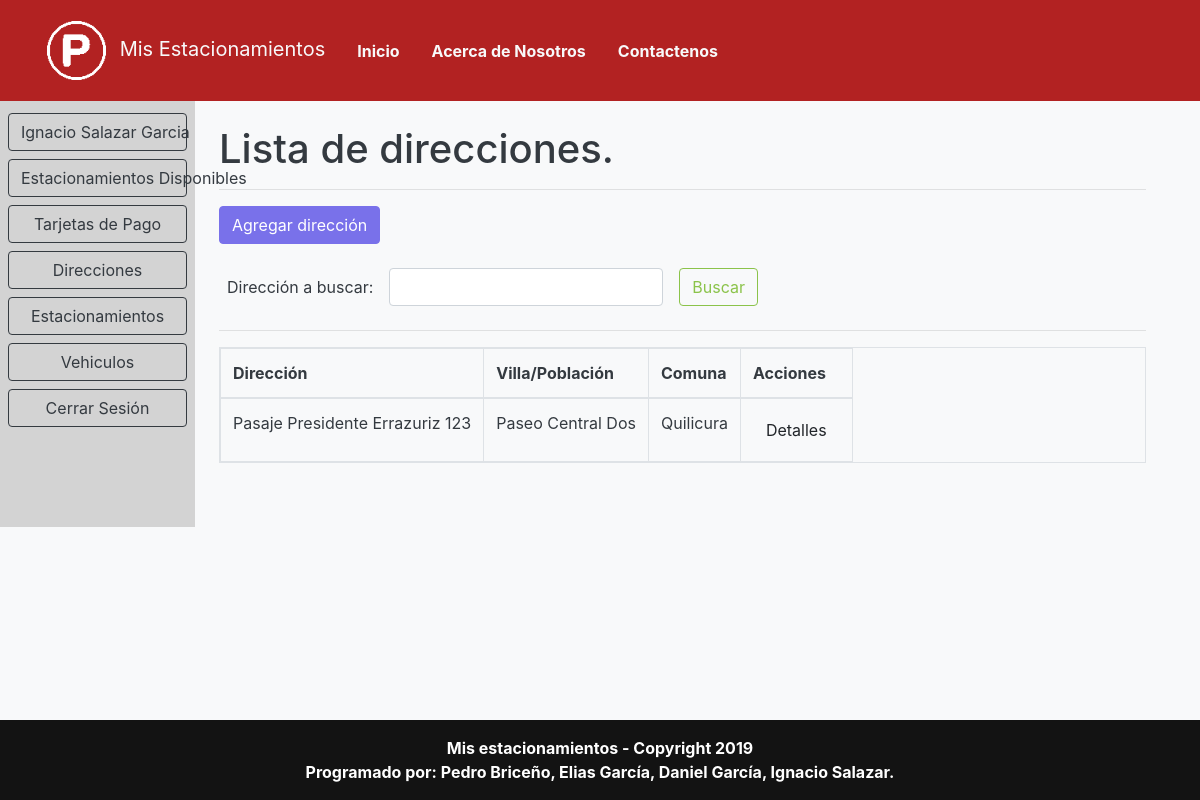
The page /lista/direccion/ (signed in) on the database its author committed.
### appMisEstacionamientos/models/direccionModels.py (models this page shows, shortened)
class Direccion(models.Model):
    tipo_direccion = models.ForeignKey(
        TipoDireccion, on_delete=models.SET_NULL, null=True, help_text='Seleccione tipo de dirección')
    direccion = models.CharField(max_length=50)
    numero = models.CharField(max_length=10, null=True, blank=True)
    tipo_vivienda = models.ForeignKey(
        TipoVivienda, on_delete=models.SET_NULL, null=True, help_text='Seleccione tipo de vivienda')
    piso = models.CharField(max_length=6, null=True, blank=True)
    departamento = models.CharField(max_length=10, null=True, blank=True)
    villa_poblacion = models.CharField(max_length=50, null=True, blank=True)
    comuna = models.ForeignKey(
        Comuna, on_delete=models.SET_NULL, null=True, help_text='Seleccione una comuna')
    codigo_postal = models.CharField(max_length=8, null=True, blank=True)
    direccionLocator = models.TextField(max_length=150, null=True, blank=True)
    longitudLocator = models.DecimalField(default=0, max_digits=9, decimal_places=6)
    latitudLocator = models.DecimalField(default=0, max_digits=8, decimal_places=6)
    usuario = models.ForeignKey(User, on_delete=models.CASCADE)
    class meta:
        ordering = ('id',)
    def get_absolute_url(self):
        return reverse('verDireccion', args=[self.id])

### appMisEstacionamientos/models/helperModels.py (models this page shows, shortened)
class TipoDireccion(models.Model):
    nombre = models.CharField(max_length=15)
    class Meta:
        ordering = ('nombre',)

class Comuna(models.Model):
    nombre = models.CharField(max_length=50)
    class Meta:
        ordering = ('nombre',)

### appMisEstacionamientos/views/direccionView.py (the view)
# urls.py: url(r'^lista/direccion/$', direccionView.ListaDeDirecciones.as_view(),
class ListaDeDirecciones(ListView):
    model = Direccion
    template_name = 'direccion/listaDeDirecciones.html'
    paginate_by = settings.REGISTROS_POR_PAGINA
    def get_queryset(self):
        result = super(ListaDeDirecciones, self).get_queryset()
        result = result.filter(usuario=self.request.user)
        query = self.request.GET.get('q')
        if query:
            result = result.filter(direccion__contains=query)
        return result

### appMisEstacionamientos/templates/direccion/listaDeDirecciones.html (shortened to what this page needs)
{% extends 'template.html' %}
{% block contenido %}
<h1>Lista de direcciones.</h1>
<hr>
<p>
  <a class="btn btn-primary" href="{% url 'registrarDireccion' %}" role="button">Agregar dirección </a>
  <form class="form-inline my-2 my-lg-0" action="{% url 'listaDeDirecciones' %}" method="get" accept-charset="utf-8">
    <label class="control-label m-2" for="buscar">
      <span class="glyphicon glyphicon-filter">Dirección a buscar:</span>
    </label>
    <input name="q" class="form-control m-2" type="text" aria-label="buscar" value="">
    <button class="btn btn-outline-success m-2" type="submit">
      <span class="gliphicon gliphicon-search">Buscar</span>
    </button>
  </form>
</p>
<hr>
{% if direccion_list %}
<table class="table table-responsive table-bordered">
  <thead>
    <tr>
      <th>Dirección</th>
      <th>Villa/Población</th>
      <th>Comuna</th>
      <th>Acciones</th>
    </tr>
  </thead>
  <tbody>
    {% for direccion in direccion_list %}
    <tr>
      <td>{{ direccion.tipo_direccion.nombre }} {{ direccion.direccion }} {{ direccion.numero }}</td>
      <td>{{ direccion.villa_poblacion }}</td>
      <td>{{ direccion.comuna.nombre }}</td>
      <td>
        <a class="btn btn-light" href="{{ direccion.get_absolute_url }}" role="button">
          <span class="glyphicon glyphicon-info-sign"> Detalles</span>
        </a>
      </td>
    </tr>
    {% endfor %}
  </tbody>
</table>
{% else %}
<p class="lead">
  No tiene direcciones registradas aún.
</p>
{% endif %}
{% endblock %}

### appMisEstacionamientos/templates/template.html (shortened to what this page needs)
{% load staticfiles %}
<!DOCTYPE html>
<html>
<head>
  <link rel="stylesheet" href="{% static 'css/bootstrap.min.css' %}">
  <link rel="stylesheet" href="{% static 'css/sticky-footer-navbar.css' %}">
</head>
<body class="text-dark bg-light text-justify">
  <nav class="navbar navbar-expand-lg navbar-light py-2 px-4" style="background-color: firebrick">
    <div class="container-fluid">
      <a class="navbar-brand text-light" href="{% url 'irInicio' %}">
        <img class="p-2" src="{% static 'img/parking02.png' %}" alt="" width="75" height="75" />
        Mis Estacionamientos
      </a>
      <div class="collapse navbar-collapse" id="navbar">
        <div class="navbar-nav">
          <a class="nav-link text-light mx-2 font-weight-bold" href="{% url 'irInicio' %}">Inicio</a>
          <a class="nav-link text-light mx-2 font-weight-bold" href="{% url 'acercaDe' %}">
            Acerca de Nosotros
          </a>
          <a class="nav-link text-light mx-2 font-weight-bold" href="{% url 'registrarMensaje' %}">
            Contactenos
          </a>
        </div>
      </div>
    </div>
  </nav>
  <div id="todoElContenido" class="container-fluid row justify-content-center">
    {% if request.user.is_authenticated %}
    <div id="barraLateral" class="col-12 col-lg-2 text-dark" style="background-color: lightgray">
      <div class="row justify-content-center p-2">
        <a class="btn btn-outline-dark btn-block my-1" href="{% url 'verUsuario' request.user.id %}">
          {{ request.user.first_name }} {{ request.user.last_name }}
        </a>
                <a class="btn btn-outline-dark btn-block my-1" href="{% url 'listaEstacionamientosDisponibles' %}">Estacionamientos Disponibles</a>
                <tr>
        <a class="btn btn-outline-dark btn-block my-1" href="{% url 'listaDeTarjetas' %}">Tarjetas de Pago</a>
        <a class="btn btn-outline-dark btn-block my-1" href="{% url 'listaDeDirecciones' %}">Direcciones</a>
        <a class="btn btn-outline-dark btn-block my-1" href="{% url 'listaEstacionamientos' %}">Estacionamientos</a>
        <a class="btn btn-outline-dark btn-block my-1" href="{% url 'listaDeVehiculos' %}">Vehiculos</a>
        <a class="btn btn-outline-dark btn-block my-1" href="{% url 'cerrarSesion' %}">Cerrar Sesión</a>
      </div>
    </div>
    {% endif %}
    <div id="contenido" class="container col-12 col-lg-10 p-4 mb-4">
      {% block contenido %}
      {% endblock %}
    </div>
  </div>
  <footer class="footer">
    <span>
      <strong>
        Mis estacionamientos - Copyright 2019 <br>
        Programado por: Pedro Briceño, Elias García, Daniel García, Ignacio Salazar.
      </strong>
    </span>
  </footer>
</body>
</html>

### static/css/sticky-footer-navbar.css (style rules this page uses)
html { position: relative; min-height: 100%; }
body { margin-bottom: 60px; }
.footer { position: absolute; bottom: 0; width: 100%; height: 80px; background-color: #131313; text-align: center; color: white; display: flex; justify-content: center; align-items: center; }

### rows shown on the page
Direccion: tipo_direccion.nombre "Pasaje", direccion "Presidente Errazuriz", numero "123", villa_poblacion "Paseo Central Dos", comuna.nombre "Quilicura"

### other values the page prints
{{ request.user.first_name }} "Ignacio"
{{ request.user.last_name }} "Salazar Garcia"
